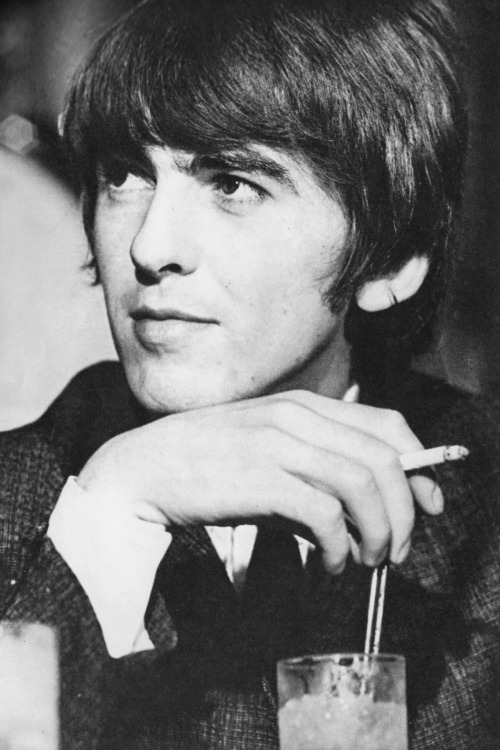
#> input picture image3.jpg, 500 x 750 px
$ python ImageNoiseGame.py
#> lines starting #> are read from the running program, lines starting #| are printed output that depends on the picture
import numpy as np
import random
import cv2
import sys
from PIL import Image
from subprocess import call

def sp_noise(image,prob):
    '''
    Add salt and pepper noise to image
    prob: Probability of the noise
    '''
    output = np.zeros(image.shape,np.uint8)
    thres = 1 - prob
    for i in range(image.shape[0]):
        for j in range(image.shape[1]):
            rdn = random.random()
            if rdn < prob:
                output[i][j] = 0
            elif rdn > thres:
                output[i][j] = 255
            else:
                output[i][j] = image[i][j]
    return output

print("")

print("Welcome to the image guessing game.")

print("")

print("Each time you input, the noise level will go down by 5 percent on the image.")

print("")

print("Try to guess who or what you are seeing as soon as you can.")

print("")

imlst = ["image0.jpg", "image1,jpg", "image2.jpg", "image3.jpg"]

ilen = len(imlst)

chin = random.randrange(ilen)

anslst = [("Ringo Starr", "Ringo", "Starr", "Beatle", "Beatle's Drummer", "A Beatle"), ("Paul McCartney", "Paul", "McCCartney", "Beatle", "Beatle's Singer", "A Beatle"), ("John Lennon", "John", "Lennon", "Beatle", "Beatle's Singer", "A Beatle") ,("George Harrison", "George", "Harrison", "Beatle", "Beatle's Guitarist", "A Beatle") ]

for ctr in range(10,0,-1):

    prob = (ctr*5)/100

    input("Press enter to start: ")

    print("")

    print("Working on image intensity: ", ctr)

    image = cv2.imread(imlst[chin], 0) # Only for grayscale image
#> image is the input picture: shape (750, 500); min 12, max 243, mean 114
    noise_img = sp_noise(image, prob)
#> after the loop in sp_noise, `for i in range(image.shape[0]):`:
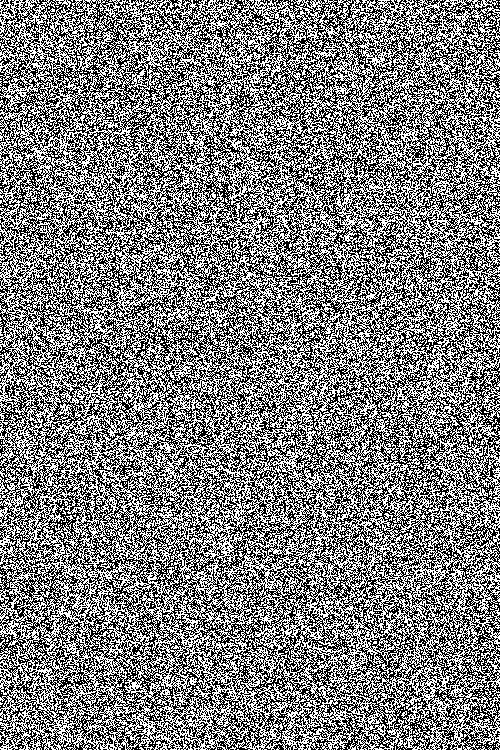
#> output: shape (750, 500); 49.9% white in thin lines or dots

    cv2.imwrite("mysteryimage.jpg", noise_img)

    print("")

    img = Image.open('mysteryimage.jpg')

    img.show()

#> (the run stopped early here; a loop or call above may not have finished)

$ run again, with image1.jpg copied over image3.jpg
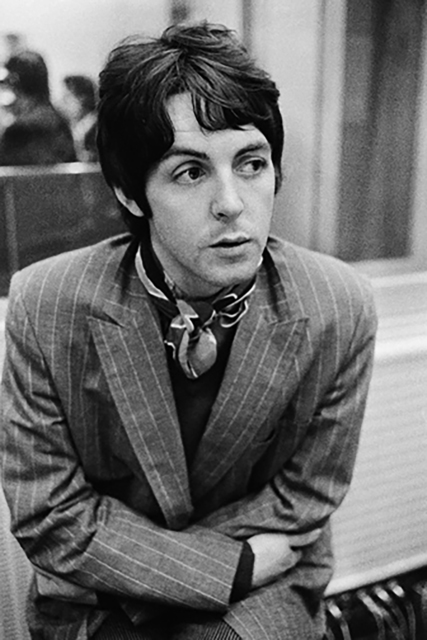
#> input picture image1.jpg, 427 x 640 px
#> image is the input picture: shape (640, 427); min 0, max 254, mean 105.7
#> after the loop in sp_noise, `for i in range(image.shape[0]):`:
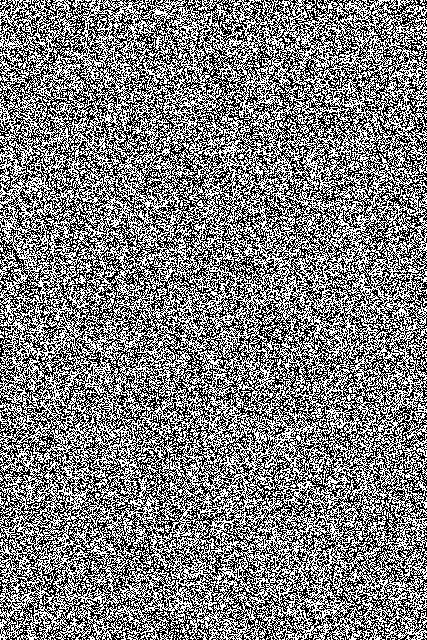
#> output: shape (640, 427); 49.9% white in thin lines or dots

$ run again, with image.jpg copied over image3.jpg
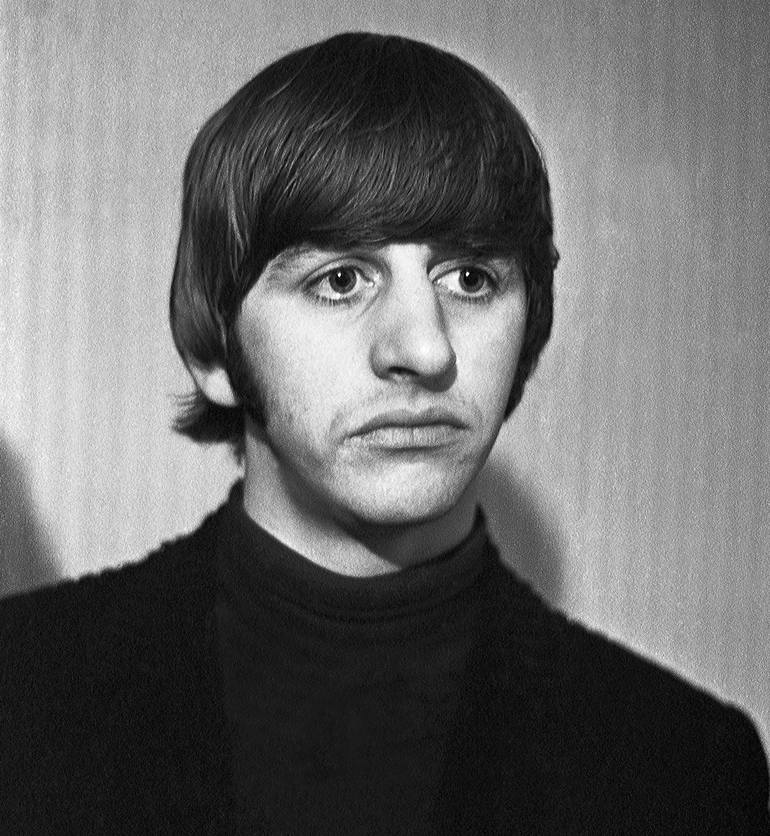
#> input picture image.jpg, 770 x 836 px
#> image is the input picture: shape (836, 770); min 0, max 255, mean 106.1
#> after the loop in sp_noise, `for i in range(image.shape[0]):`:
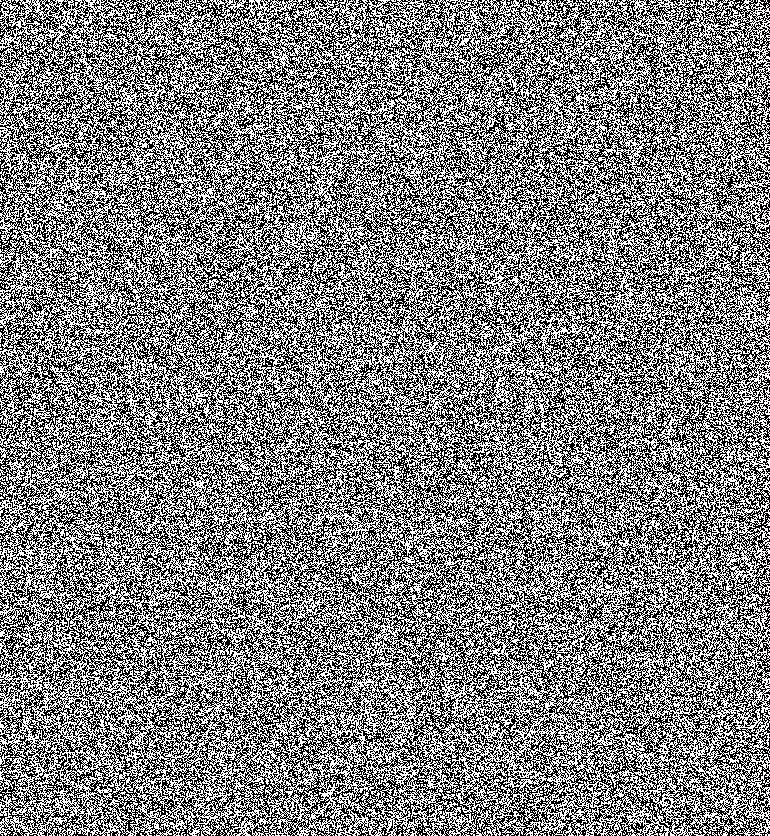
#> output: shape (836, 770); 50% white; black in thin lines or dots
